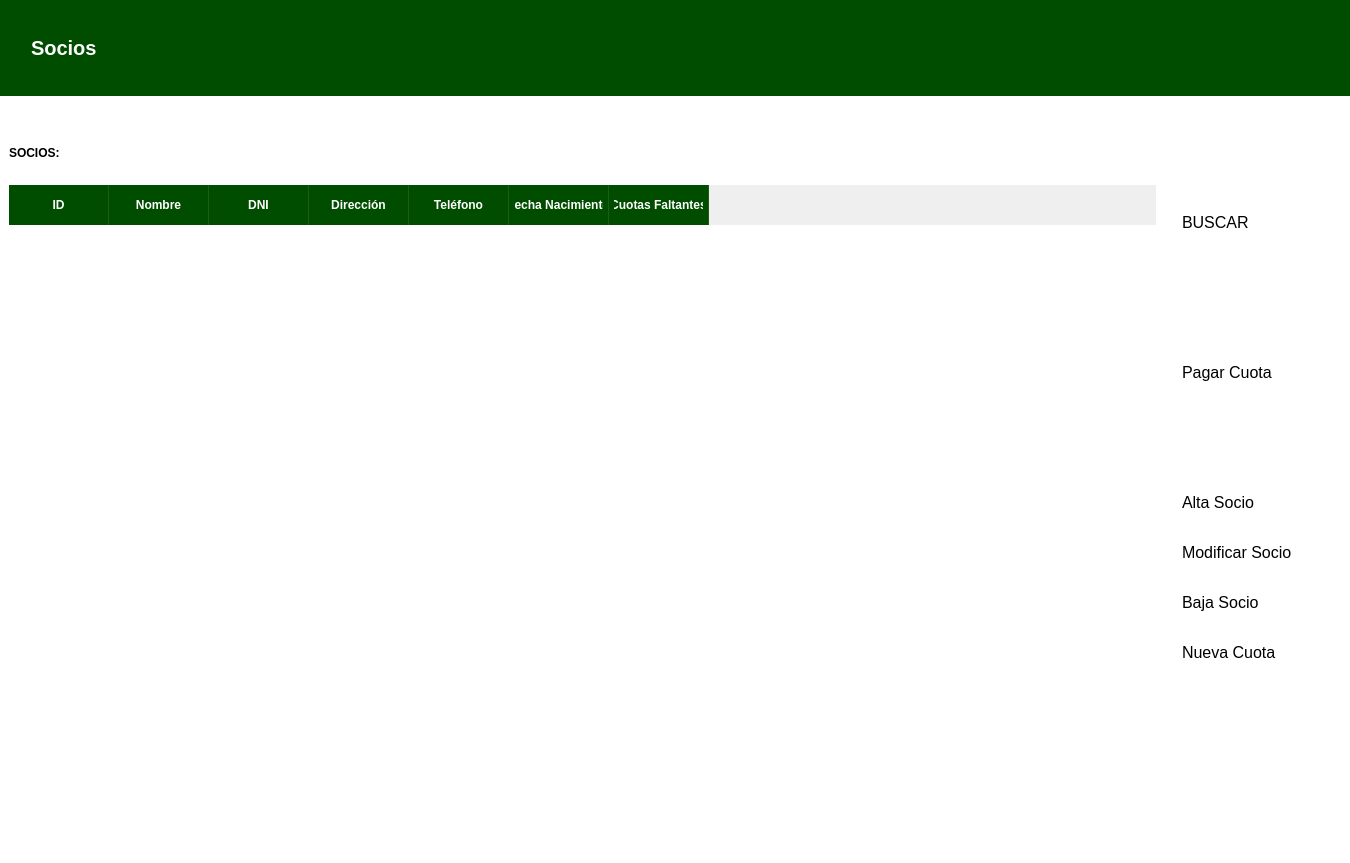
<?xml version="1.0" encoding="UTF-8"?>
<ui version="4.0">
 <class>MainWindow</class>
 <widget class="QMainWindow" name="MainWindow">
  <property name="geometry">
   <rect>
    <x>0</x>
    <y>0</y>
    <width>1350</width>
    <height>863</height>
   </rect>
  </property>
  <property name="windowTitle">
   <string>MainWindow</string>
  </property>
  <widget class="QWidget" name="centralwidget">
   <property name="styleSheet">
    <string notr="true">.QFrame {
    border: none;
    padding: 0px;
    margin: 0px;
}</string>
   </property>
   <layout class="QHBoxLayout" name="horizontalLayout" stretch="8">
    <property name="spacing">
     <number>0</number>
    </property>
    <property name="leftMargin">
     <number>0</number>
    </property>
    <property name="topMargin">
     <number>0</number>
    </property>
    <property name="rightMargin">
     <number>0</number>
    </property>
    <property name="bottomMargin">
     <number>0</number>
    </property>
    <item>
     <widget class="QFrame" name="frame">
      <property name="frameShape">
       <enum>QFrame::StyledPanel</enum>
      </property>
      <property name="frameShadow">
       <enum>QFrame::Raised</enum>
      </property>
      <layout class="QVBoxLayout" name="verticalLayout_2" stretch="1,8">
       <property name="spacing">
        <number>0</number>
       </property>
       <property name="leftMargin">
        <number>0</number>
       </property>
       <property name="topMargin">
        <number>0</number>
       </property>
       <property name="rightMargin">
        <number>0</number>
       </property>
       <property name="bottomMargin">
        <number>0</number>
       </property>
       <item>
        <widget class="QFrame" name="frame_superior">
         <property name="styleSheet">
          <string notr="true">#frame_superior{
	background-color: #004d00
}

#titulo{
	color: white; 
	font-size: 20px; 
	font-weight: bold; 
}</string>
         </property>
         <property name="frameShape">
          <enum>QFrame::NoFrame</enum>
         </property>
         <property name="frameShadow">
          <enum>QFrame::Plain</enum>
         </property>
         <layout class="QHBoxLayout" name="horizontalLayout_3">
          <property name="leftMargin">
           <number>15</number>
          </property>
          <item>
           <widget class="QLabel" name="label_2">
            <property name="minimumSize">
             <size>
              <width>10</width>
              <height>20</height>
             </size>
            </property>
            <property name="maximumSize">
             <size>
              <width>30</width>
              <height>40</height>
             </size>
            </property>
            <property name="text">
             <string/>
            </property>
            <property name="pixmap">
             <pixmap>img/persona.webp</pixmap>
            </property>
            <property name="scaledContents">
             <bool>true</bool>
            </property>
           </widget>
          </item>
          <item>
           <widget class="QLabel" name="titulo">
            <property name="text">
             <string>Socios</string>
            </property>
           </widget>
          </item>
          <item>
           <spacer name="horizontalSpacer_2">
            <property name="orientation">
             <enum>Qt::Horizontal</enum>
            </property>
            <property name="sizeHint" stdset="0">
             <size>
              <width>839</width>
              <height>20</height>
             </size>
            </property>
           </spacer>
          </item>
         </layout>
        </widget>
       </item>
       <item>
        <widget class="QFrame" name="frame_2">
         <property name="frameShape">
          <enum>QFrame::NoFrame</enum>
         </property>
         <property name="frameShadow">
          <enum>QFrame::Plain</enum>
         </property>
         <layout class="QHBoxLayout" name="horizontalLayout_2">
          <property name="spacing">
           <number>0</number>
          </property>
          <property name="leftMargin">
           <number>0</number>
          </property>
          <property name="topMargin">
           <number>0</number>
          </property>
          <property name="rightMargin">
           <number>0</number>
          </property>
          <property name="bottomMargin">
           <number>0</number>
          </property>
          <item>
           <widget class="QFrame" name="frame_6">
            <property name="styleSheet">
             <string notr="true">.QFrame{
	background-color:white;
}
</string>
            </property>
            <property name="frameShape">
             <enum>QFrame::StyledPanel</enum>
            </property>
            <property name="frameShadow">
             <enum>QFrame::Raised</enum>
            </property>
            <layout class="QVBoxLayout" name="verticalLayout_8">
             <property name="spacing">
              <number>25</number>
             </property>
             <property name="topMargin">
              <number>50</number>
             </property>
             <item>
              <widget class="QLabel" name="label_5">
               <property name="font">
                <font>
                 <pointsize>9</pointsize>
                 <weight>75</weight>
                 <bold>true</bold>
                </font>
               </property>
               <property name="text">
                <string>SOCIOS:</string>
               </property>
              </widget>
             </item>
             <item>
              <widget class="QTableWidget" name="tabla_socios">
               <property name="styleSheet">
                <string notr="true">QTableWidget {
	background-color:white;
    gridline-color: #dcdcdc; /* Color de las líneas de la cuadrícula */
    border: none;
    alternate-background-color: #efefef; /* Color de las filas grises */
    selection-background-color: #a8d5a2; /* Color cuando seleccionas una fila */
    color: #333333; /* Color del texto de los datos */
}

/* Estilo de los encabezados (La parte superior verde) */
QHeaderView::section {
    background-color: #004d00; /* Verde oscuro como el de tu banner */
    color: white;
    padding: 5px;
    font-weight: bold;
    border: none;
    border-right: 1px solid #1a5e1a; /* Línea divisoria entre columnas */
    height: 30px;
}

/* Estilo para que los datos se vean más limpios */
QTableWidget::item {
    padding: 5px;
}</string>
               </property>
               <property name="editTriggers">
                <set>QAbstractItemView::NoEditTriggers</set>
               </property>
               <property name="alternatingRowColors">
                <bool>true</bool>
               </property>
               <property name="selectionBehavior">
                <enum>QAbstractItemView::SelectRows</enum>
               </property>
               <attribute name="verticalHeaderVisible">
                <bool>false</bool>
               </attribute>
               <column>
                <property name="text">
                 <string>ID</string>
                </property>
               </column>
               <column>
                <property name="text">
                 <string>Nombre</string>
                </property>
               </column>
               <column>
                <property name="text">
                 <string>DNI</string>
                </property>
               </column>
               <column>
                <property name="text">
                 <string>Dirección</string>
                </property>
               </column>
               <column>
                <property name="text">
                 <string>Teléfono</string>
                </property>
               </column>
               <column>
                <property name="text">
                 <string>Fecha Nacimiento</string>
                </property>
               </column>
               <column>
                <property name="text">
                 <string>Cuotas Faltantes</string>
                </property>
               </column>
              </widget>
             </item>
            </layout>
           </widget>
          </item>
          <item>
           <widget class="QFrame" name="frame_busqueda">
            <property name="styleSheet">
             <string notr="true">#frame_busqueda{
background-color: #FFFFFF;
}

QPushButton {
    background-color: transparent;
    text-align: left;
    padding: 8px;
    font-size: 16px;
    border: none;
}

/* Efecto cuando pasas el ratón por encima */
QPushButton:hover {
    background-color: #efefef;
}</string>
            </property>
            <property name="frameShape">
             <enum>QFrame::StyledPanel</enum>
            </property>
            <property name="frameShadow">
             <enum>QFrame::Raised</enum>
            </property>
            <layout class="QVBoxLayout" name="verticalLayout_7">
             <property name="spacing">
              <number>15</number>
             </property>
             <property name="rightMargin">
              <number>50</number>
             </property>
             <item>
              <spacer name="verticalSpacer_2">
               <property name="orientation">
                <enum>Qt::Vertical</enum>
               </property>
               <property name="sizeType">
                <enum>QSizePolicy::Fixed</enum>
               </property>
               <property name="sizeHint" stdset="0">
                <size>
                 <width>20</width>
                 <height>100</height>
                </size>
               </property>
              </spacer>
             </item>
             <item>
              <widget class="QPushButton" name="btn_buscar">
               <property name="text">
                <string>BUSCAR</string>
               </property>
               <property name="icon">
                <iconset>
                 <normaloff>img/lupa.png</normaloff>img/lupa.png</iconset>
               </property>
              </widget>
             </item>
             <item>
              <spacer name="verticalSpacer_3">
               <property name="orientation">
                <enum>Qt::Vertical</enum>
               </property>
               <property name="sizeType">
                <enum>QSizePolicy::Fixed</enum>
               </property>
               <property name="sizeHint" stdset="0">
                <size>
                 <width>20</width>
                 <height>100</height>
                </size>
               </property>
              </spacer>
             </item>
             <item>
              <widget class="QPushButton" name="btn_pagarCuota">
               <property name="text">
                <string>Pagar Cuota</string>
               </property>
               <property name="icon">
                <iconset>
                 <normaloff>img/dinero.png</normaloff>img/dinero.png</iconset>
               </property>
               <property name="iconSize">
                <size>
                 <width>30</width>
                 <height>30</height>
                </size>
               </property>
              </widget>
             </item>
             <item>
              <spacer name="verticalSpacer">
               <property name="orientation">
                <enum>Qt::Vertical</enum>
               </property>
               <property name="sizeType">
                <enum>QSizePolicy::Fixed</enum>
               </property>
               <property name="sizeHint" stdset="0">
                <size>
                 <width>20</width>
                 <height>80</height>
                </size>
               </property>
              </spacer>
             </item>
             <item>
              <widget class="QPushButton" name="btn_anadir">
               <property name="text">
                <string>Alta Socio</string>
               </property>
               <property name="icon">
                <iconset>
                 <normaloff>img/anadir.png</normaloff>img/anadir.png</iconset>
               </property>
              </widget>
             </item>
             <item>
              <widget class="QPushButton" name="btn_editar">
               <property name="text">
                <string>Modificar Socio</string>
               </property>
               <property name="icon">
                <iconset>
                 <normaloff>img/editar.png</normaloff>img/editar.png</iconset>
               </property>
              </widget>
             </item>
             <item>
              <widget class="QPushButton" name="btn_borrar">
               <property name="text">
                <string>Baja Socio</string>
               </property>
               <property name="icon">
                <iconset>
                 <normaloff>img/borrar.png</normaloff>img/borrar.png</iconset>
               </property>
              </widget>
             </item>
             <item>
              <widget class="QPushButton" name="btn_nuevaCuota">
               <property name="text">
                <string>Nueva Cuota</string>
               </property>
               <property name="icon">
                <iconset>
                 <normaloff>img/cuota.png</normaloff>img/cuota.png</iconset>
               </property>
              </widget>
             </item>
             <item>
              <spacer name="verticalSpacer_4">
               <property name="orientation">
                <enum>Qt::Vertical</enum>
               </property>
               <property name="sizeHint" stdset="0">
                <size>
                 <width>20</width>
                 <height>301</height>
                </size>
               </property>
              </spacer>
             </item>
            </layout>
           </widget>
          </item>
         </layout>
        </widget>
       </item>
      </layout>
     </widget>
    </item>
   </layout>
  </widget>
 </widget>
 <resources/>
 <connections/>
</ui>
